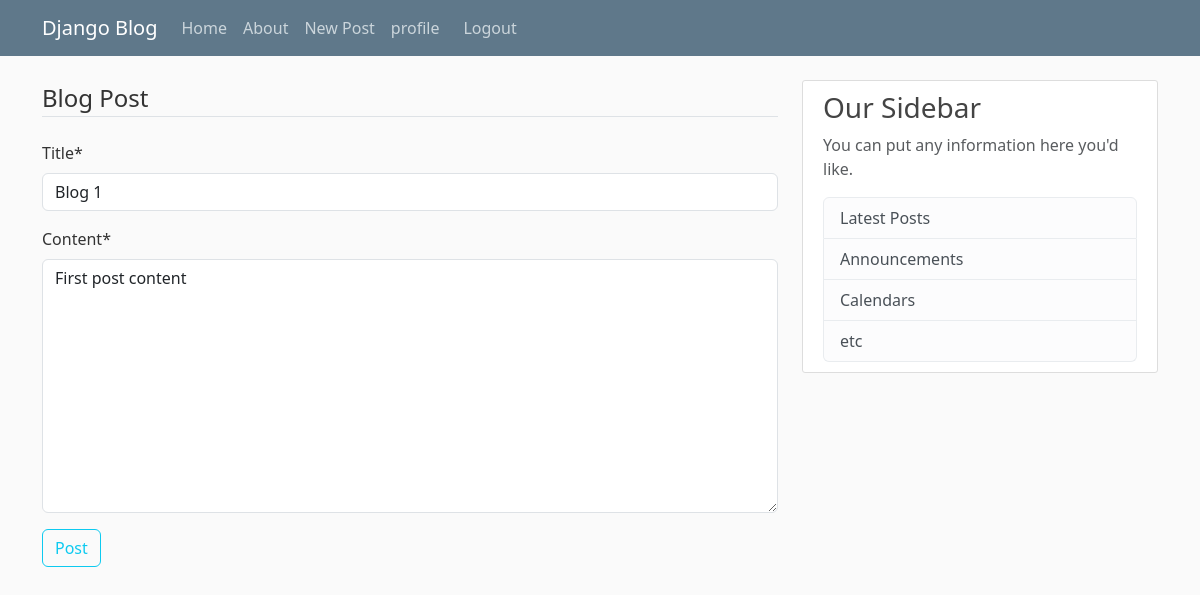
/post/1/update/ (signed in), run on an earlier commit of the app's database.
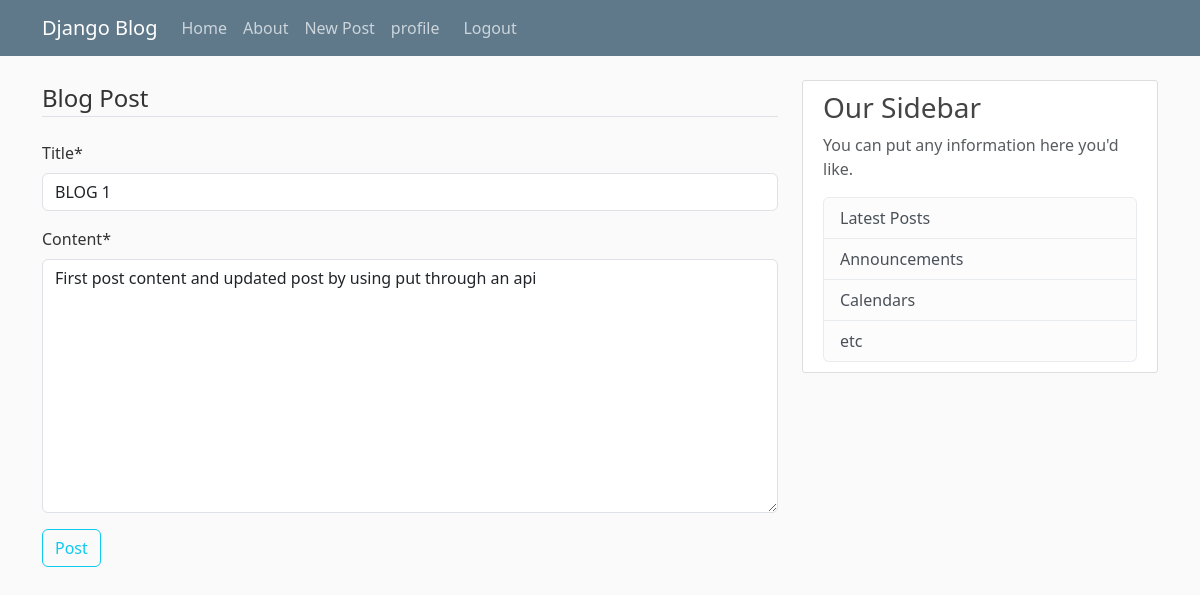
And on a later commit of the database.
### blog/models.py (models this page shows, shortened)
class post(models.Model):
    title=models.CharField(max_length=100)
    content=models.TextField()
    date_posted =models.DateField(default=timezone.now)
    author = models.ForeignKey(User, on_delete=models.CASCADE)#one to many relationship by using foreignkey

### blog/views.py (the view, shortened to what this page needs)
# urls.py: path('post/<int:pk>/update/',PostUpdateView.as_view(),name='post-update'),#Django handles the form logic but we still need a template such as:blog/post_form.html
class PostUpdateView(LoginRequiredMixin,UserPassesTestMixin,UpdateView):
    model=post
    fields=['title','content']
    def test_func(self):
        post=self.get_object() # gets the current post/object
        if self.request.user == post.author:
            return True
        else:
            return False

### blog/templates/blog/post_form.html (shortened to what this page needs)
{% extends "blog/base.html" %}
{% load crispy_forms_tags %}#used to style and give validation feedbacks
{% block content %}
    <div class="content-selection">
        <form method="POST">
            <fieldset class="form-group">
                <legend class="border-bottom mb-4"> Blog Post</legend>
                {{ form|crispy}}
            </fieldset>
            <div class="from-group">
                <button class="btn btn-outline-info" type="submit">Post</button>
            </div>
        </form>
    </div>
{% endblock content %}

What changed in the data, as far as the page shows it:
changed post: title "Blog 1" → "BLOG 1"; content "First post content" → "First post content and updated post by using put through an api"
